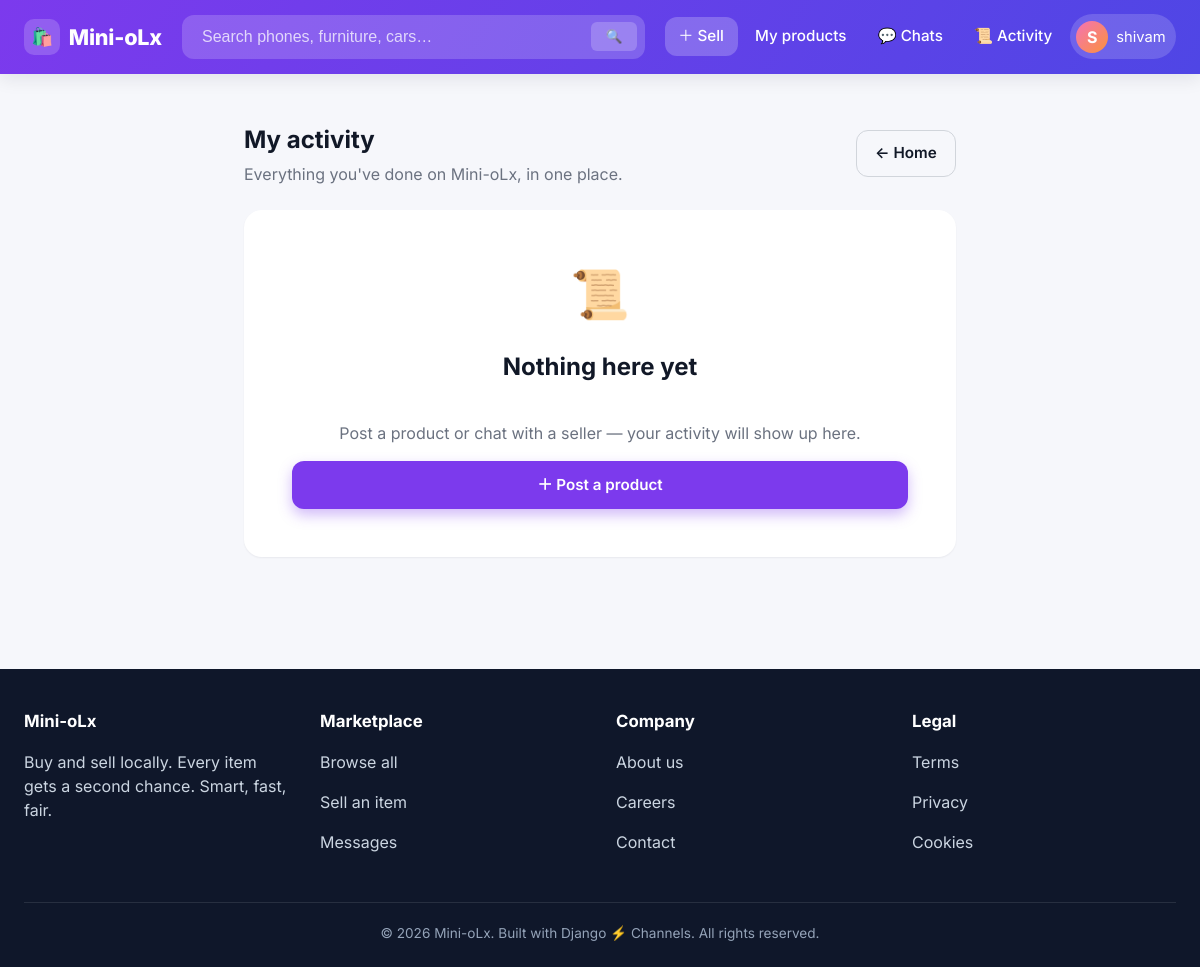
Page /activity/ (signed in) on the earlier database version.
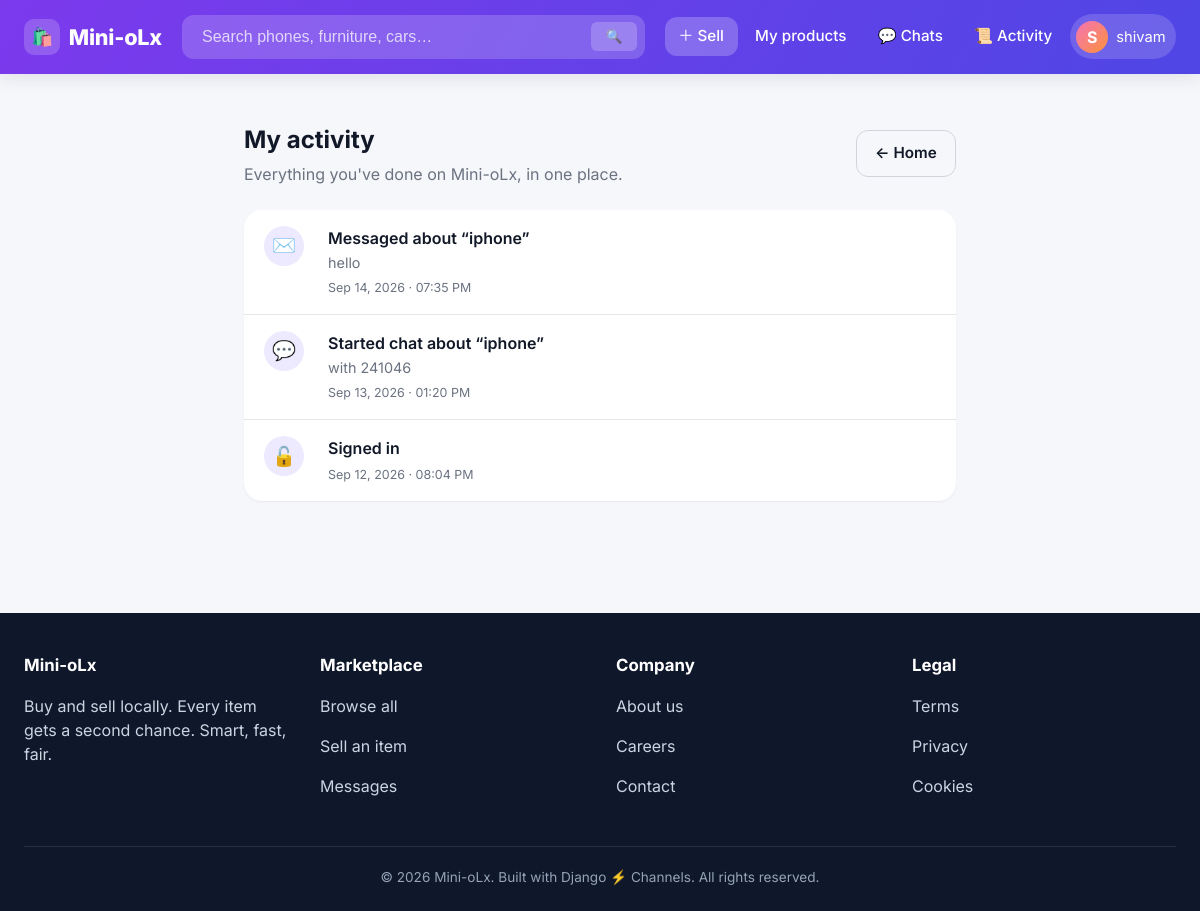
Same page on the later database version.
### activity/models.py (models this page shows, shortened)
class UserActivity(models.Model):
    EVENT_SIGNUP     = 'signup'
    EVENT_LOGIN      = 'login'
    EVENT_POST       = 'post'
    EVENT_DELETE     = 'delete'
    EVENT_CHAT_OPEN  = 'chat_open'
    EVENT_CHAT_SEND  = 'chat_send'
    EVENT_CHOICES = [
        (EVENT_SIGNUP,    'Signed up'),
        (EVENT_LOGIN,     'Signed in'),
        (EVENT_POST,      'Posted a product'),
        (EVENT_DELETE,    'Deleted a listing'),
        (EVENT_CHAT_OPEN, 'Started a chat'),
        (EVENT_CHAT_SEND, 'Sent a message'),
    ]
    user = models.ForeignKey(
        settings.AUTH_USER_MODEL,
        on_delete=models.CASCADE,
        related_name='activity',
    )
    event = models.CharField(max_length=20, choices=EVENT_CHOICES)
    title = models.CharField(max_length=255)
    detail = models.CharField(max_length=255, blank=True)
    icon = models.CharField(max_length=8, default='•')
    created_at = models.DateTimeField(auto_now_add=True)
    class Meta:
        ordering = ['-created_at']
        indexes = [
            Index(fields=['user', '-created_at'], name='activity_user_idx'),
        ]

### activity/views.py (the view)
# urls.py: path('', views.my_activity, name='my_activity'),
@login_required
def my_activity(request):
    qs = UserActivity.objects.filter(user=request.user).order_by('-created_at')[:200]
    return render(request, 'my_activity.html', {'activities': qs})

### templates/my_activity.html (shortened to what this page needs)
{% extends "base.html" %}
{% block content %}
<section class="molx-section">
    <div class="molx-container" style="max-width: 760px;">
        <div class="molx-flex molx-flex--between" style="margin-bottom: 1.5rem;">
            <div>
                <h1 style="margin: 0;">My activity</h1>
                <p style="color: var(--c-text-muted); margin: .25rem 0 0;">
                    Everything you've done on Mini-oLx, in one place.
                </p>
            </div>
            <a href="{% url 'home' %}" class="molx-btn molx-btn--ghost">← Home</a>
        </div>
        {% if activities %}
            <ol class="molx-activity">
                {% for a in activities %}
                <li class="molx-activity__item">
                    <div class="molx-activity__icon">{{ a.icon }}</div>
                    <div class="molx-activity__body">
                        <div class="molx-activity__title">{{ a.title }}</div>
                        {% if a.detail %}
                            <div class="molx-activity__detail">{{ a.detail }}</div>
                        {% endif %}
                        <div class="molx-activity__time">{{ a.created_at|date:"M d, Y · h:i A" }}</div>
                    </div>
                </li>
                {% endfor %}
            </ol>
        {% else %}
            <div class="molx-card" style="padding: 3rem; text-align: center;">
                <div style="font-size: 3rem;">📜</div>
                <h2>Nothing here yet</h2>
                <p style="color: var(--c-text-muted);">
                    Post a product or chat with a seller — your activity will show up here.
                </p>
                <a href="{% url 'add_product' %}" class="molx-btn molx-btn--primary">＋ Post a product</a>
            </div>
        {% endif %}
    </div>
</section>
{% endblock %}

Differences in the rows shown:
added UserActivity: icon "✉️", title "Messaged about “iphone”", detail "hello", created_at "Sep 14, 2026 · 07:35 PM"
added UserActivity: icon "💬", title "Started chat about “iphone”", detail "with 241046", created_at "Sep 13, 2026 · 01:20 PM"
added UserActivity: icon "🔓", title "Signed in", created_at "Sep 12, 2026 · 08:04 PM"
Other differences:
text no longer shown: "📜 Nothing here yet Post a product or chat with a seller — your activity will show up here. ＋ Post a product"
